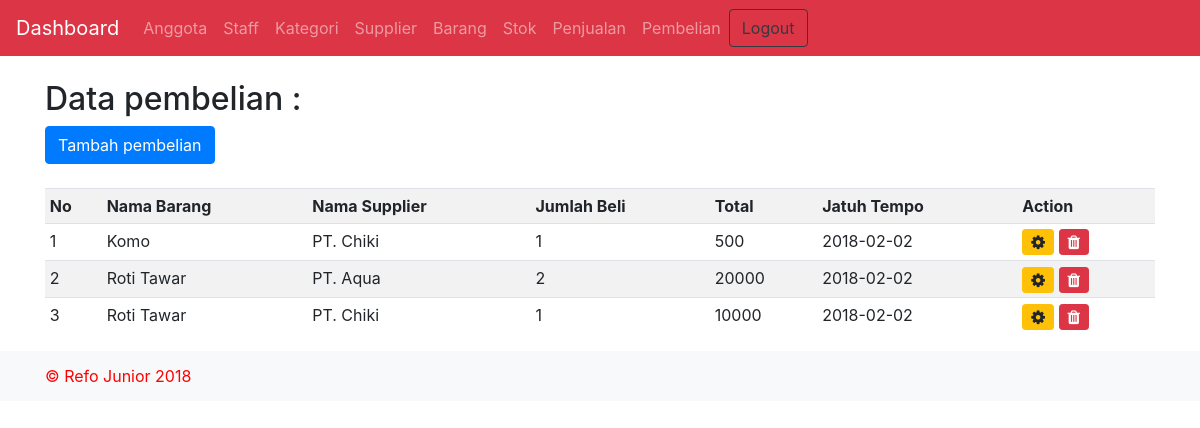
/pembelian.php (signed in), run on the app's committed database.
### tables this page shows
CREATE TABLE `pembelian` (
  `id_pembelian` int(11) NOT NULL,
  `id_supplier` int(11) NOT NULL,
  `id_barang` int(11) NOT NULL,
  `jumlah` int(11) NOT NULL,
  `total` int(11) NOT NULL,
  `jatuh_tempo` date NOT NULL
);

CREATE TABLE `barang` (
  `id_barang` int(11) NOT NULL,
  `id_kategori` int(11) NOT NULL,
  `id_supplier` int(11) NOT NULL,
  `nama_barang` varchar(100) NOT NULL,
  `kemasan` varchar(100) NOT NULL,
  `harga_beli` varchar(10) NOT NULL,
  `harga_jual` varchar(10) NOT NULL,
  `expired_date` date NOT NULL
);

CREATE TABLE `supplier` (
  `id_supplier` int(11) NOT NULL,
  `nama_supplier` varchar(100) NOT NULL,
  `alamat` varchar(255) NOT NULL
);

### layout/view_pembelian.php (the view)
<div class="container">
	<br>
		<h2>Data pembelian : </h2>
		<a href="add_pembelian.php" class="btn btn-primary">Tambah pembelian</a>
		<br><br>
		<table class="table table-sm table-striped">
			<tr>
				<th>No</th>
				<th>Nama Barang</th>
				<th>Nama Supplier</th>
				<th>Jumlah Beli</th>
				<th>Total</th>
				<th>Jatuh Tempo</th>
				<th>Action</th>
			</tr>
			<?php
				$no = 1;
				$sql = "SELECT * FROM pembelian
						inner join barang on barang.id_barang = pembelian.id_barang
						inner join supplier on supplier.id_supplier = pembelian.id_supplier";
				$data = mysqli_query($connect, $sql);
				while($row = mysqli_fetch_array($data)){
			?>
			<tr>
				<td><?= $no++ ?></td>
				<td><?= $row['nama_barang'] ?></td>
				<td><?= $row['nama_supplier'] ?></td>
				<td><?= $row['jumlah'] ?></td>
				<td><?= $row['total'] ?></td>
				<td><?= $row['jatuh_tempo'] ?></td>
				<td>
					<a href="update_pembelian.php?id_pembelian=<?= $row['id_pembelian'] ?>"><i class="btn btn-sm btn-warning fa fa-cog"></i></a>
					<a href="proses/delete_pembelian.php?id_pembelian=<?= $row['id_pembelian'] ?>" onclick="return confirm('Yakin hapus data?');"><i class="btn btn-sm btn-danger fa fa-trash"></i></a>
				</td>
			</tr>
			<?php } ?>
		</table>
</div>

### data on the page
pembelian: id_barang.nama_barang "Komo", id_supplier.nama_supplier "PT. Chiki", jumlah "1", total "500", jatuh_tempo "2018-02-02"
pembelian: id_barang.nama_barang "Roti Tawar", id_supplier.nama_supplier "PT. Aqua", jumlah "2", total "20000", jatuh_tempo "2018-02-02"
pembelian: id_barang.nama_barang "Roti Tawar", id_supplier.nama_supplier "PT. Chiki", jumlah "1", total "10000", jatuh_tempo "2018-02-02"
